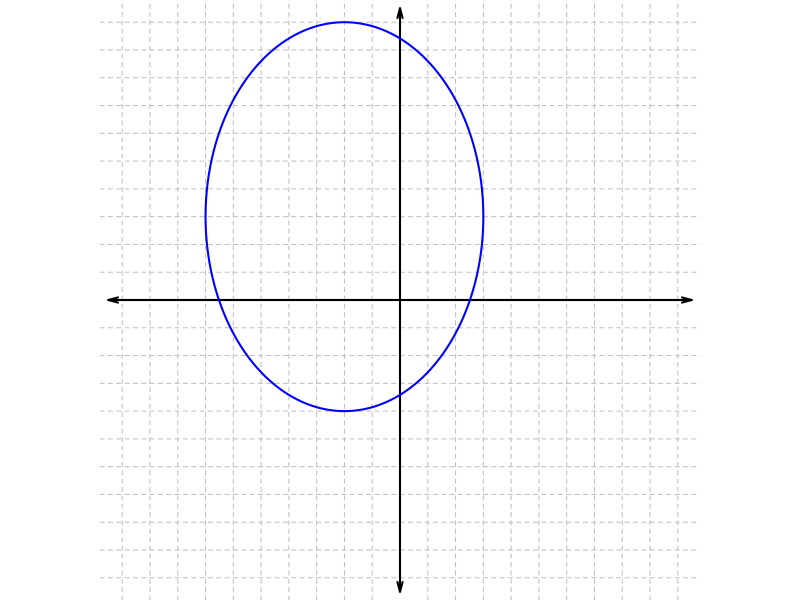
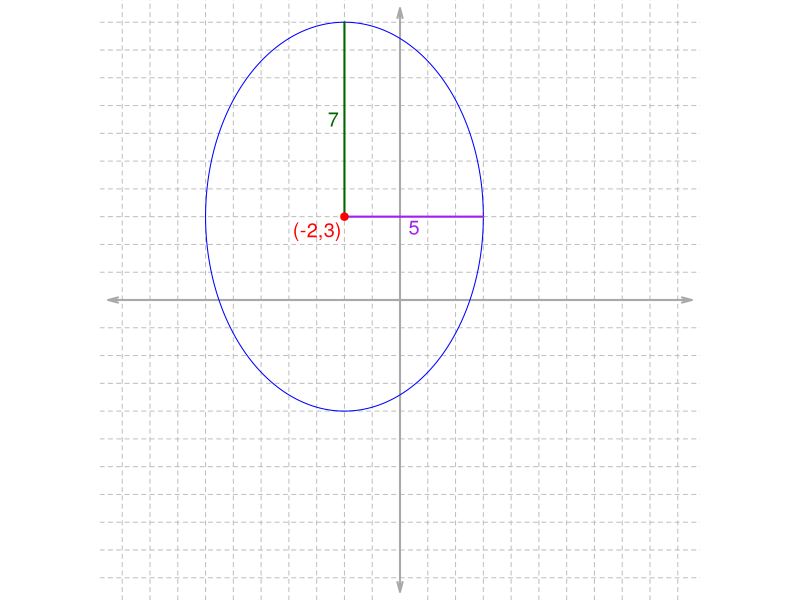

Write the R code that produced these figures, in order.
## ---- chunk 1
fixer = function(exp){
  exp = gsub("--","+",exp,fixed=T)
  exp = gsub("+-","-",exp,fixed=T)
  exp = gsub("(x-0)","x",exp,fixed=T)
  exp = gsub("(y-0)","y",exp,fixed=T)
  return(exp)
}

# hk = sample(-6:6,2)
# h = hk[1]
# k = hk[2]
# ab = sample(2:(10-max(abs(hk))),2)
# r1 = ab[1]
# r2 = ab[2]

while(T){
  alldem = sample(2:9,4)
  h = alldem[1]*sample(c(-1,1),1)
  k = alldem[2]*sample(c(-1,1),1)
  r1 = alldem[3]
  r2 = alldem[4]
  maxx = abs(h)+r1
  maxy = abs(k)+r2
  if(maxx<11 && maxy<11){break}
}


#anssimp = paste0("\\frac{(x-",h,")^2}{",r1^2,"}+\\frac{(y-",k,")^2}{",r2^2,"}=1",collapse="")
anssimp = paste0("$$x=",h,"+",r1,"\\cos(t)$$ $$y=",k,"+",r2,"\\sin(t)$$",collapse="")
anssimp = gsub("--","+",anssimp,fixed=T)
anssimp = gsub("(x-0)","x",anssimp,fixed=T)
anssimp = gsub("(y-0)","y",anssimp,fixed=T)

ansdes = paste0("(",h,"+",r1,"\\cos(t),~",k,"+",r2,"\\sin(t))",collapse="")

achk = -10:10
acrs = 1:10

solh = paste0(1*(achk==h),collapse="")
solk = paste0(1*(achk==k),collapse="")
solr1 = paste0(1*(acrs==r1),collapse="")
solr2 = paste0(1*(acrs==r2),collapse="")

hkl = min(abs(c(h,k)))
hkb = max(abs(c(h,k)))
rl = min(c(r1,r2))
rb = max(c(r1,r2))

hs = c(-hkl,-hkl,hkl,hkl,
       -hkb,-hkb,hkb,hkb,
       -hkl,-hkl,hkl,hkl,
       -hkb,-hkb,hkb,hkb)
ks = c(-hkb,hkb,-hkb,hkb,
       -hkl,hkl,-hkl,hkl,
       -hkb,hkb,-hkb,hkb,
       -hkl,hkl,-hkl,hkl)
r1s = c(rep(rl,8),rep(rb,8))
r2s = c(rep(rb,8),rep(rl,8))
ord = 1:16

EE = character()
for(i in 1:length(ord)){
  j = ord[i]
  hz = hs[j]
  kz = ks[j]
  r1z = r1s[j]
  r2z = r2s[j]
  exp1 = paste0("$$x=",hz,"+",r1z,"\\cos(t)$$ $$y=",kz,"+",r2z,"\\sin(t)$$",collapse="")
  exp1 = fixer(exp1)
  EE = c(EE,exp1)
}
ace = LETTERS[1:16]
solex = paste0(1*(EE==anssimp),collapse="")
## ---- chunk 2
par(mar=c(0,0,0,0),pty="s")
plot(0,0,type="n",xlim=c(-10,10),ylim=c(-10,10),axes=F,ann=F)
for(i in 1:10){
  abline(h=i,lty=2,col="grey")
  abline(h=-i,lty=2,col="grey")
  abline(v=i,lty=2,col="grey")
  abline(v=-i,lty=2,col="grey")
}
arrows(-10.5,0,10.5,0,length=0.1,angle=15,code=3,lwd=2)
arrows(0,-10.5,0,10.5,length=0.1,angle=15,code=3,lwd=2)
th = seq(0,2*pi,length.out=1000)
x = h+r1*cos(th)
y = k+r2*sin(th)
polygon(x,y,border="blue",lwd=2)
## ---- chunk 3
par(mar=c(0,0,0,0),pty="s")
plot(0,0,type="n",xlim=c(-10,10),ylim=c(-10,10),axes=F,ann=F)
for(i in 1:10){
  abline(h=i,lty=2,col="grey")
  abline(h=-i,lty=2,col="grey")
  abline(v=i,lty=2,col="grey")
  abline(v=-i,lty=2,col="grey")
}
arrows(-10.5,0,10.5,0,length=0.1,angle=15,code=3,lwd=2,col="darkgrey")
arrows(0,-10.5,0,10.5,length=0.1,angle=15,code=3,lwd=2,col="darkgrey")
th = seq(0,2*pi,length.out=1000)
x = h+r1*cos(th)
y = k+r2*sin(th)
polygon(x,y,border="blue")
lines(c(h,h+r1),c(k,k),col="purple",lwd=2)
text(h+r1/2,k-0.4,r1,col="purple",cex=1.2)
lines(c(h,h),c(k,k+r2),col="darkgreen",lwd=2)
text(h-0.4,k+r2/2,r2,col="darkgreen",cex=1.2)
points(h,k,col="red",pch=19)
text(h-0.1,k-0.2,paste0("(",h,",",k,")"),adj=c(1,1),col="red",cex=1.2)
